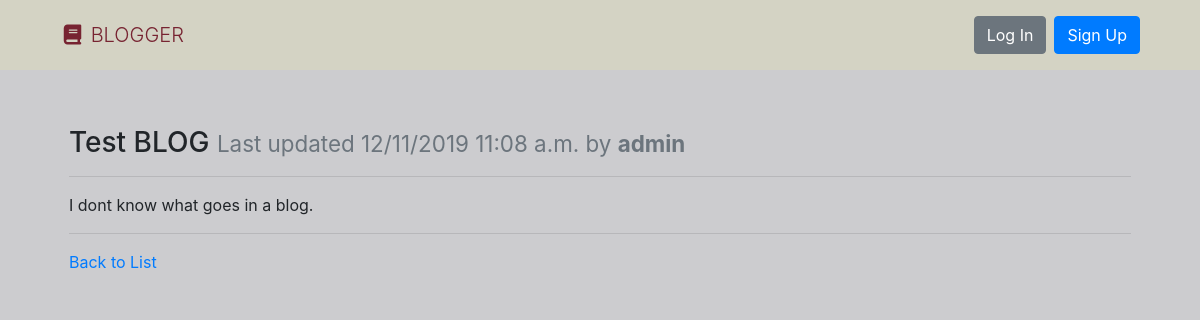
The page /test-blog/ on the database its author committed.
### blogs/models.py (models this page shows, shortened)
class Page(models.Model):
    title = models.CharField(max_length=settings.BLOG_PAGE_TITLE_MAX_LENGTH, unique=True,
                             )
    author = models.ForeignKey(User, on_delete=models.PROTECT,
                               help_text="The user that posted this article.") # this User is a object of class User that django has
    slug = models.CharField(max_length=settings.BLOG_PAGE_TITLE_MAX_LENGTH, blank=True, editable=False,
                            help_text="Unique URL path to access this page. Generated by the system.")
    content = models.TextField(
        )
    created = models.DateTimeField(auto_now_add=True,
                                   help_text="The date and time this page was created. Automatically generated when the model saves.")
    modified = models.DateTimeField(auto_now=True,
                                    help_text="The date and time this page was updated. Automatically generated when the model updates.")
    is_public = models.BooleanField(default=True)

### blogs/views.py (the view)
# urls.py: path('<str:slug>/', PageDetailView.as_view(), name='blog-details-page'),
class PageDetailView(DetailView):
    model = Page
    def get(self, request, slug):
        page = get_object_or_404(Page, slug=slug)
        return render(request, 'page.html', {
          'page': page
        })

### blogs/templates/page.html (shortened to what this page needs)
{% extends "base.html" %}
{% block content %}
  <div class="row">
    <div class="col m-4">
      <h3>{{ page.title }} <small class="text-muted">Last updated {{ page.modified|date:"SHORT_DATETIME_FORMAT" }} by <b>{{ page.author.username }}</b></small></h3>
      <hr>
      <p>{{ page.content|linebreaksbr }}</p>
      <hr>
      <a href="{% url 'blog-list-page' %}">Back to List</a>
    </div>
  </div>
{% endblock %}

### static/base.css (style rules this page uses)
body { background-color: rgb(204, 204, 207); padding: 0; margin: 0; }

### rows shown on the page
Page: title "Test BLOG", modified "12/11/2019 11:08 a.m.", author.username "admin", content "I dont know what goes in a blog."
